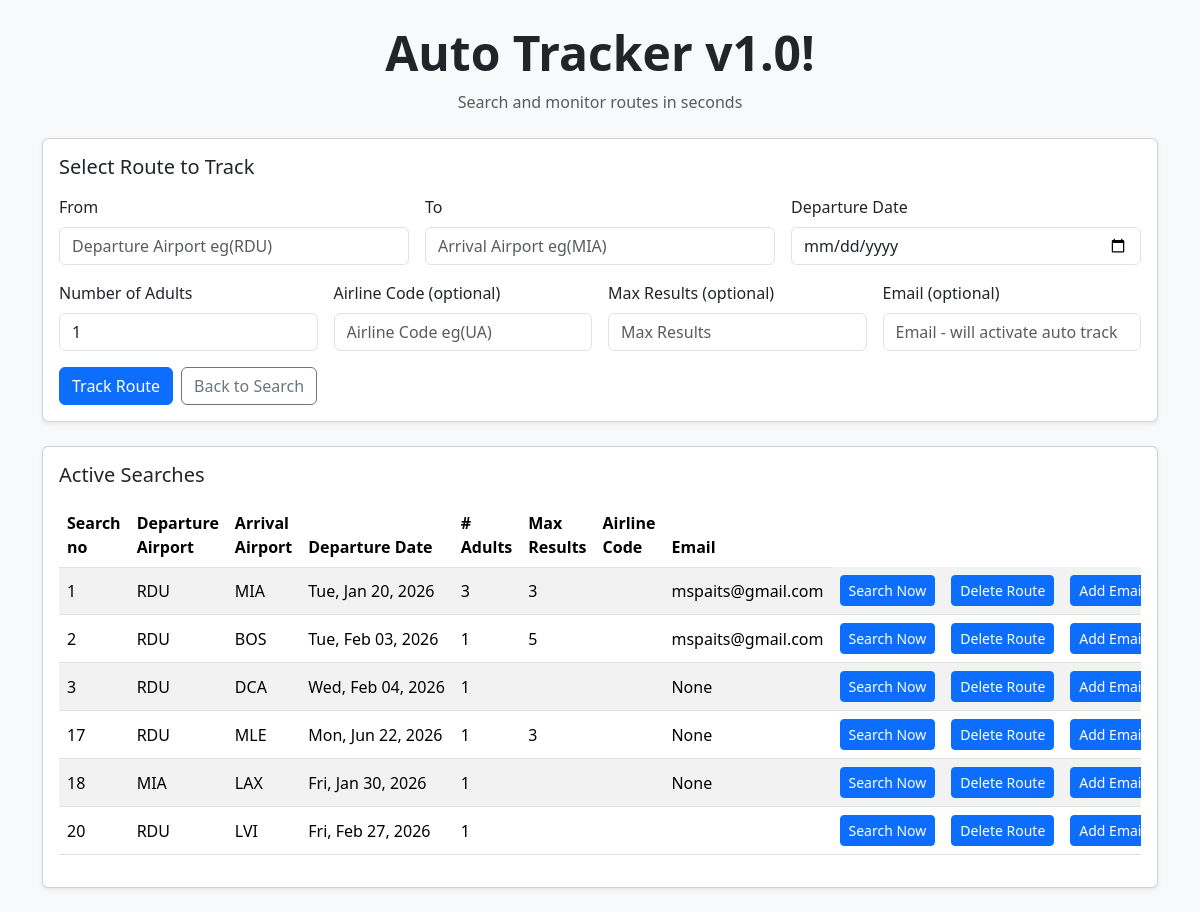
The app's page /autotrack, older data.
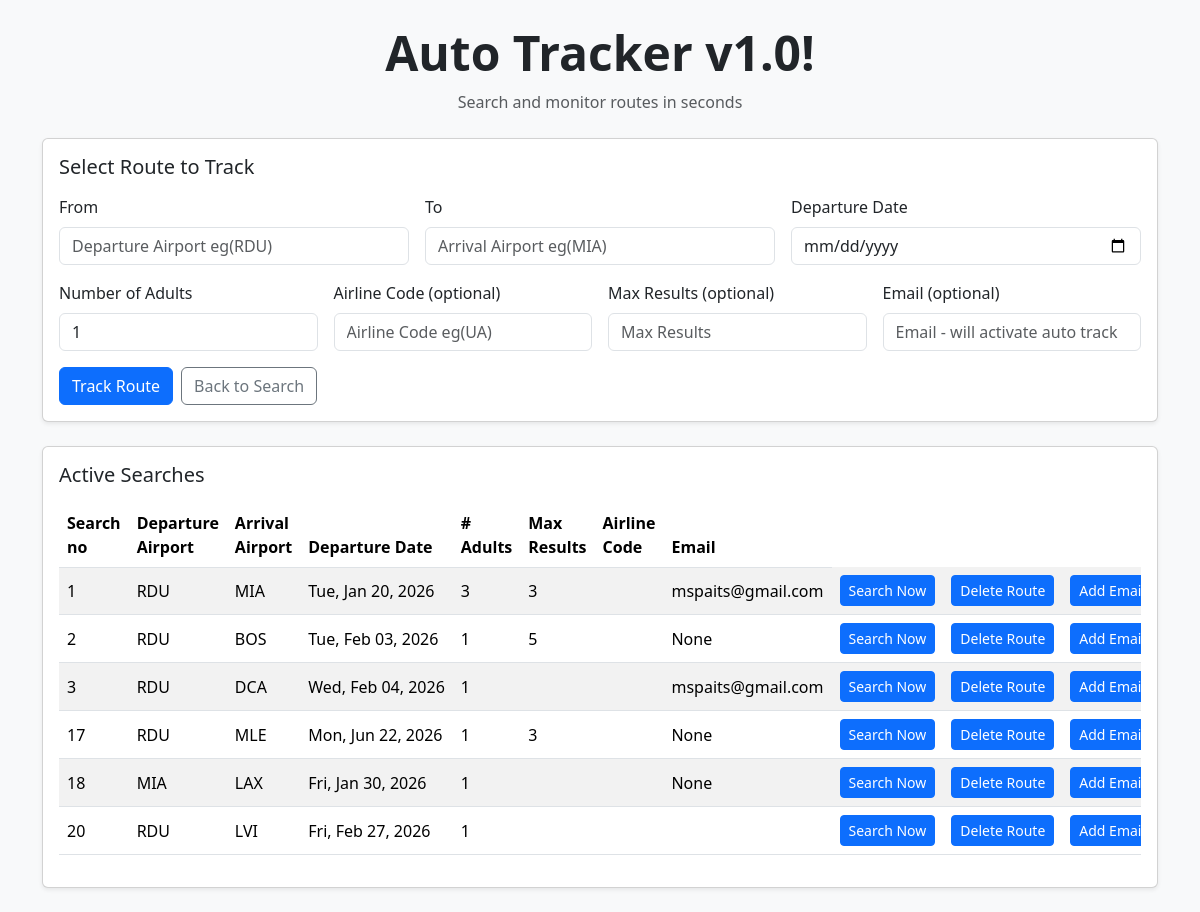
The same page, newer data.
### tables this page shows
CREATE TABLE searches (id INTEGER PRIMARY KEY AUTOINCREMENT NOT NULL, origin TEXT NOT NULL, destination TEXT NOT NULL, date DATE NOT NULL, adults INTEGER, results INTEGER, airline TEXT, email TEXT);

### app.py (the view)
@app.route('/autotrack', methods=['GET', 'POST'])
def autotrack():
    if request.method == 'POST':
        origin = request.form.get('origin').upper()
        destination = request.form.get('destination').upper()
        departure_date = request.form.get('departure_date')
        adults = int(request.form.get('adults', 1))
        airline_code = request.form.get('airline_code')
        max_results = request.form.get('max_results')
        email = request.form.get('email')
        db = get_db()
        cur = db.cursor()
        cur.execute("INSERT INTO searches (origin, destination, date, adults, results, airline, email) VALUES (?, ?, ?, ?, ?, ?, ?)",
                    (origin, destination, departure_date, adults, max_results, airline_code, email))
        db.commit()
        return redirect('/autotrack')
    else:
        db = get_db()
        cur = db.cursor()
        cur.execute("SELECT * FROM searches")
        tracked_table = []
        for row in cur.fetchall():
            row_dict = dict(row)
            dt = datetime.fromisoformat(row_dict.get("date"))
            row_dict["date"] = dt.strftime("%a, %b %d, %Y")
            tracked_table.append(row_dict)
        return render_template('autotrack.html', tracked_table=tracked_table)

### app.py (called while the page is built)
def get_db():
    if 'db' not in g:
        DB_PATH.parent.mkdir(parents=True, exist_ok=True)
        conn = sqlite3.connect(str(DB_PATH))
        conn.row_factory = sqlite3.Row
        g.db = conn
    return g.db

### templates/autotrack.html (shortened to what the changed rows need)
<!DOCTYPE html>
<html lang="en">
    <head>
        <link href="https://cdn.jsdelivr.net/npm/bootstrap@5.3.8/dist/css/bootstrap.min.css" rel="stylesheet">
        <link rel="stylesheet" href="/static/styles.css">
    </head>
    <body class="bg-light">
        <div class="container py-4">
            <header class="text-center mb-4">
                <h1 class="display-5 fw-semibold">Auto Tracker v1.0!</h1>
            </header>
            <div class="card shadow-sm mb-4">
                <div class="card-body">
                    <h2 class="h5 mb-3">Select Route to Track</h2>
                </div>
            </div>
            <div class="card shadow-sm">
                <div class="card-body">
                    <h2 class="h5 mb-3">Active Searches</h2>
                    <div class="table-responsive">
                        <table class="table table-striped table-hover align-middle">
                            <thead>
                                <tr>
                                    <th>Search no</th>
                                    <th>Departure Airport</th>
                                    <th>Arrival Airport</th>
                                    <th>Departure Date</th>
                                    <th># Adults</th>
                                    <th>Max Results</th>
                                    <th>Airline Code</th>
                                    <th>Email</th>
                                </tr>
                            </thead>
                            <tbody>
                                {% for search in tracked_table %}
                                <tr>
                                    <td>{{ search.id }}</td>
                                    <td>{{ search.origin }}</td>
                                    <td>{{ search.destination }}</td>
                                    <td class="text-nowrap">{{ search.date }}</td>
                                    <td>{{ search.adults }}</td>
                                    <td>{{ search.results }}</td>
                                    <td>{{ search.airline }}</td>
                                    <td>{{ search.email }}</td>
                                    <td class="button_column">
                                        <form action="/check/{{ search.id }}" method="post">
                                            <button class="btn btn-sm btn-primary w-100 text-nowrap" type="submit">Search Now</button>
                                        </form>
                                    </td>
                                    <td class="button_column">
                                        <form action="/delete/{{ search.id }}" method="post">
                                            <button class="btn btn-sm btn-primary w-100 text-nowrap" type="submit">Delete Route</button>
                                        </form>
                                    </td>
                                    <td class="button_column">
                                        <form action="/add_email/{{ search.id }}" method="post" class="add-email-form">
                                            <button class="btn btn-sm btn-primary w-100 text-nowrap" type="submit">Add Email</button>
                                        </form>
                                    </td>
                                </tr>
                                {% endfor %}
                            </tbody>
                        </table>
                    </div>
                </div>
            </div>
        </div>
    </body>
</html>

Row changes from the older to the newer data that the page shows:
changed searches "BOS": email "mspaits@gmail.com" → "None"
changed searches "DCA": email "None" → "mspaits@gmail.com"
